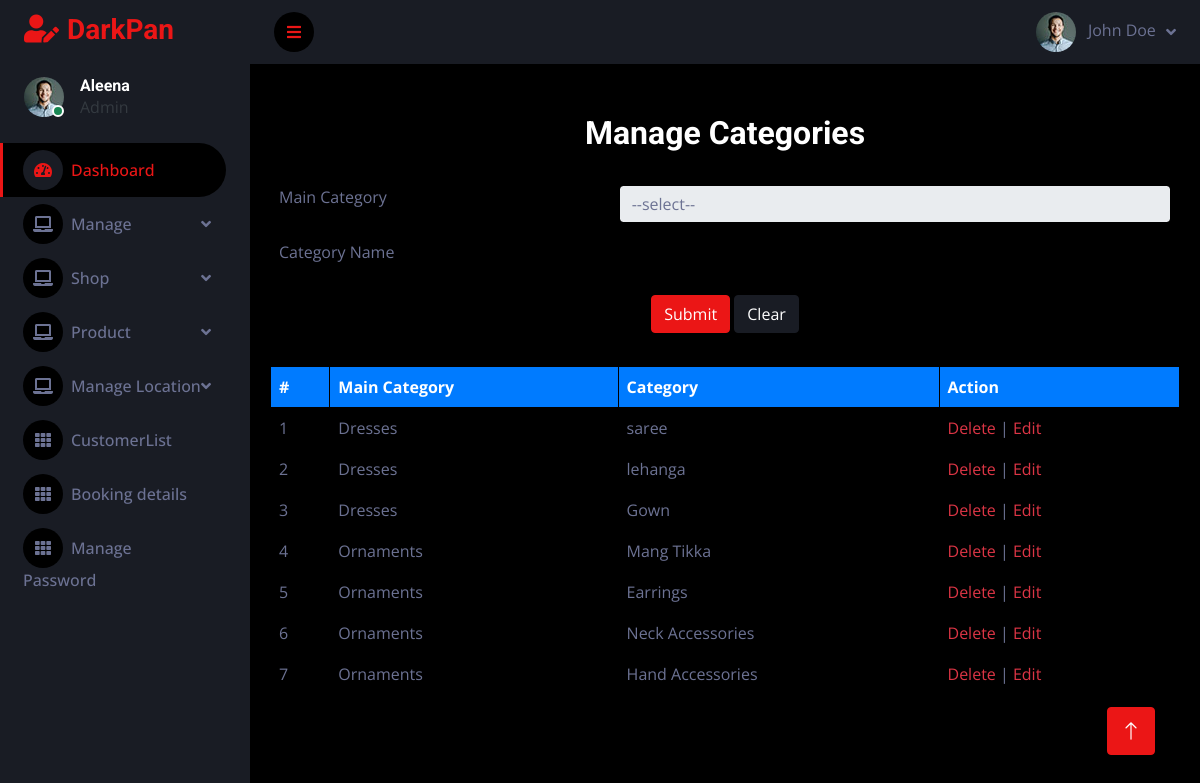
Screenshot of /Project/Admin/Category.php with the database file from the repository.
### tables this page shows
CREATE TABLE `tbl_category` (
  `category_id` int(11) NOT NULL,
  `category_name` varchar(30) NOT NULL,
  `mcategory_id` int(11) NOT NULL
);

CREATE TABLE `tbl_maincategory` (
  `mcategory_id` int(11) NOT NULL,
  `mcategory_name` varchar(30) NOT NULL
);

### Project/Admin/Category.php (the view, shortened to what this page needs)
<?php
include("../Assets/Connection/connection.php");
include("Head.php");
		?>
         <?php
  $cname='';
?>
<!DOCTYPE html PUBLIC "-//W3C//DTD XHTML 1.0 Transitional//EN" "http://www.w3.org/TR/xhtml1/DTD/xhtml1-transitional.dtd">
<html xmlns="http://www.w3.org/1999/xhtml">
<head>
</head>
<body>
    <div class="container">
        <h2 class="mb-4 text-center">Manage Categories</h2>
        <form id="form1" name="form1" method="post" action="">
            <table class="table table-bordered">
                <tr>
                    <td>Main Category</td>
                    <td>
                        <select required name="sel_mcategory" id="sel_mcategory" class="form-control">
                            <option value="">--select--</option>
                        </select>
                    </td>
                </tr>
                <tr>
                    <td>Category Name</td>
                    <td>
                        <input required type="text" name="txt_name" id="txt_name" class="form-control" value="<?php echo htmlspecialchars($cname); ?>" />
                    </td>
                </tr>
                <tr>
                    <td colspan="2" class="text-center">
                        <input type="submit" name="btn_submit" id="btn_submit" class="btn btn-primary" value="Submit" />
                        <input type="reset" name="btn_clear" id="btn_clear" class="btn btn-secondary" value="Clear" />
                    </td>
                </tr>
            </table>
        </form>
        <table class="table table-bordered mt-4">
            <thead>
                <tr>
                    <th>#</th>
                    <th>Main Category</th>
                    <th>Category</th>
                    <th>Action</th>
                </tr>
            </thead>
            <tbody>
                <?php
                $i = 0;
                $selQry = "SELECT * FROM tbl_category c INNER JOIN tbl_maincategory m ON c.mcategory_id = m.mcategory_id";
                $result = $con->query($selQry);
                while ($row = $result->fetch_assoc()) {
                    $i++;
                ?>
                    <tr>
                        <td><?php echo $i; ?></td>
                        <td><?php echo htmlspecialchars($row["mcategory_name"]); ?></td>
                        <td><?php echo htmlspecialchars($row["category_name"]); ?></td>
                        <td>
                            <a class="action-link" href="Category.php?cid=<?php echo $row["category_id"]; ?>">Delete</a> |
                            <a class="action-link" href="Category.php?eid=<?php echo $row["category_id"]; ?>">Edit</a>
                        </td>
                    </tr>
                <?php
                }
                ?>
            </tbody>
        </table>
    </div>
</body>
</html>
<?php
            include("Foot.php");
?>

### Project/Assets/Templates/Admin/css/style.css (style rules this page uses)
:root { --primary: #EB1616; --secondary: #191C24; --light: #6C7293; --dark: #000000; }
.btn { transition: .5s; }

### Project/Admin/Category.php (style rules this page uses)
body { background-color: #f8f9fa; color: #343a40; }
.container { margin-top: 30px; padding: 20px; background-color: black; border-radius: 0.5rem; box-shadow: 0 0 15px rgba(0, 0, 0, 0.1); }
.table th { background-color: #007bff; color: #ffffff; }
.action-link { color: #dc3545; text-decoration: none; }
.form-control { border-radius: 0.25rem; }
.btn { border-radius: 0.25rem; }

### rows the page displays
tbl_category: mcategory.mcategory_name "Dresses", category_name "saree"
tbl_category: mcategory.mcategory_name "Dresses", category_name "lehanga"
tbl_category: mcategory.mcategory_name "Dresses", category_name "Gown"
tbl_category: mcategory.mcategory_name "Ornaments", category_name "Mang Tikka"
tbl_category: mcategory.mcategory_name "Ornaments", category_name "Earrings"
tbl_category: mcategory.mcategory_name "Ornaments", category_name "Neck Accessories"
tbl_category: mcategory.mcategory_name "Ornaments", category_name "Hand Accessories"
